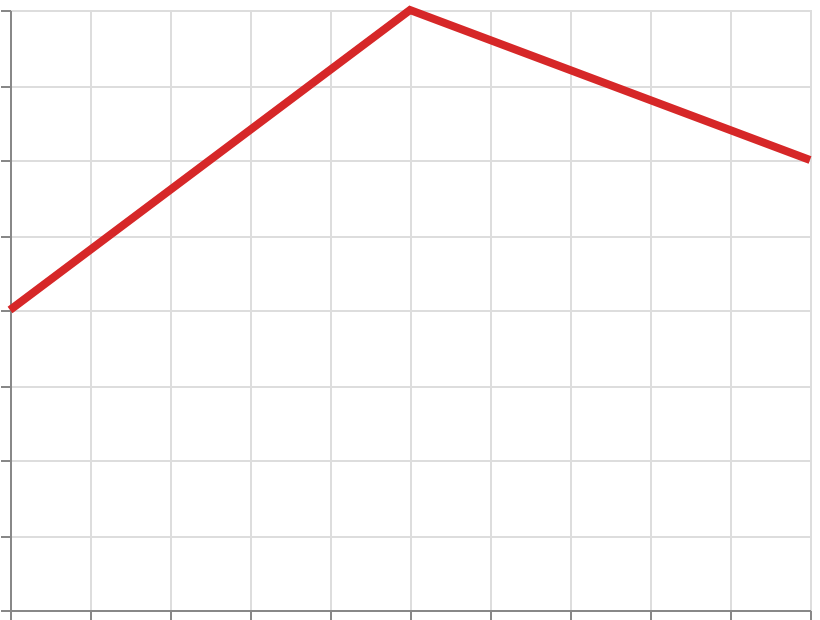

Vega-Lite specification stored for this chart:
### Vega-Lite specification from a JSON file in a GitHub repository (floating-point values rounded to 4 significant figures)
{"$schema": "https://vega.github.io/schema/vega-lite/v6.json", "width": 400, "height": 300, "padding": 5, "autosize": "none", "data": {"name": "table", "values": [{"x": 1, "y": 2}, {"x": 2, "y": 4}, {"x": 3, "y": 3}]}, "mark": {"type": "line", "strokeWidth": 4, "stroke": "#d62728"}, "encoding": {"x": {"field": "x", "type": "quantitative"}, "y": {"field": "y", "type": "quantitative"}}}
